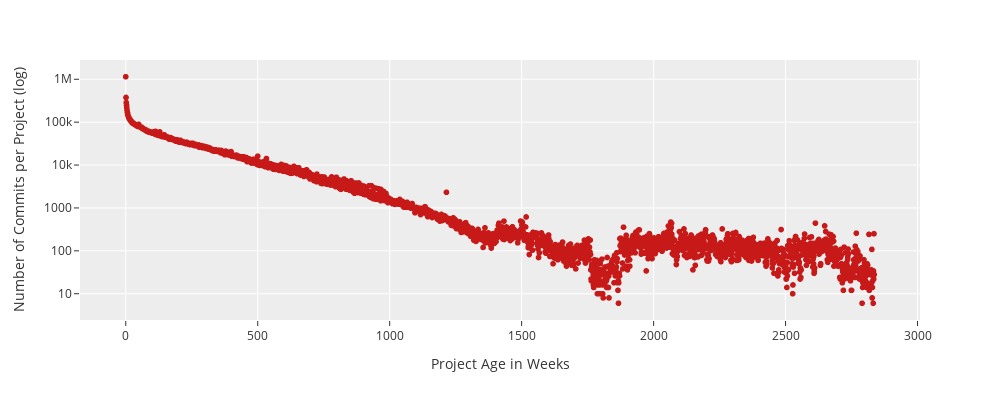

Here is the notebook cell this chart was saved with:
### Code cell
fig = px.scatter(x=df_n_struc_commits_per_week['project_age_weeks'], y=df_n_struc_commits_per_week['n_struc_changes'])
fig.update_yaxes(type='log')

fig.update_layout(height=400, width=1000, showlegend=False, template='ggplot2')
fig.update_xaxes(title="Project Age in Weeks")
fig.update_yaxes(title="Number of Commits per Project (log)")
fig.update_traces(marker_color="rgb(200,25,25)")

# fig.data[1].update(line_color='cyan') 

fig.show()
fig.write_image("Figures/num_struc_commits_over_weeks.pdf")

### Figure 1 — Plotly figure (JSON) as saved in the notebook; plotly's stock layout.template omitted (floating-point values rounded to 4 significant figures; data arrays with more than 128 entries replaced by an {"elided": "..."} marker saying what was removed)
{"data": [{"hovertemplate": "x=%{x}<br>y=%{y}<extra></extra>", "legendgroup": "", "marker": {"color": "rgb(200,25,25)", "symbol": "circle"}, "mode": "markers", "name": "", "showlegend": false, "type": "scattergl", "x": {"elided": "2837 int values"}, "xaxis": "x", "y": {"elided": "2837 int values"}, "yaxis": "y"}], "layout": {"height": 400, "legend": {"tracegroupgap": 0}, "margin": {"t": 60}, "showlegend": false, "width": 1000, "xaxis": {"anchor": "y", "autorange": true, "domain": [0, 1], "range": [-173.3, 3009.0], "title": {"text": "Project Age in Weeks"}, "type": "linear"}, "yaxis": {"anchor": "x", "autorange": true, "domain": [0, 1], "range": [0.3876, 6.449], "title": {"text": "Number of Commits per Project (log)"}, "type": "log"}}}
